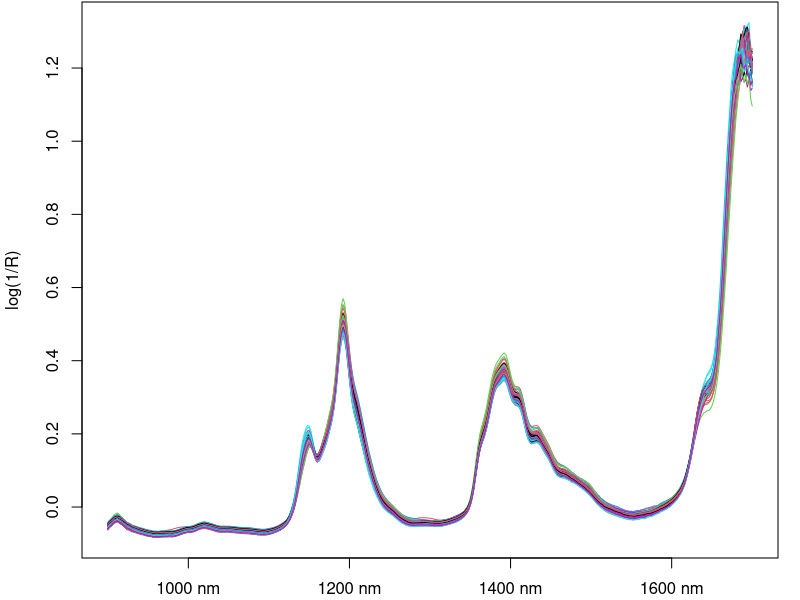
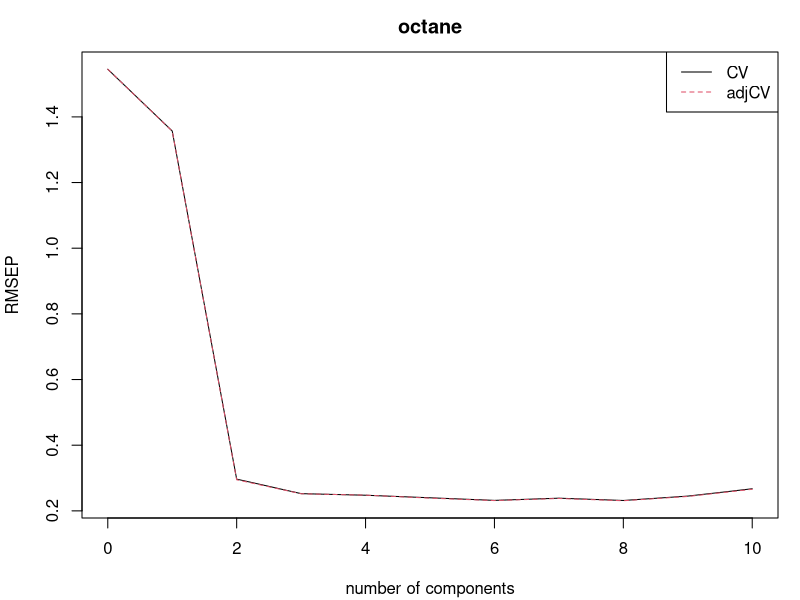
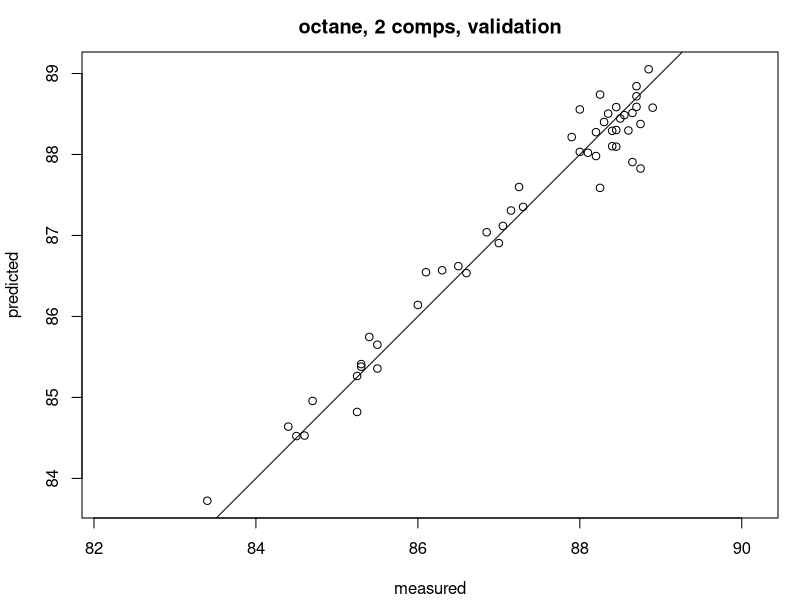
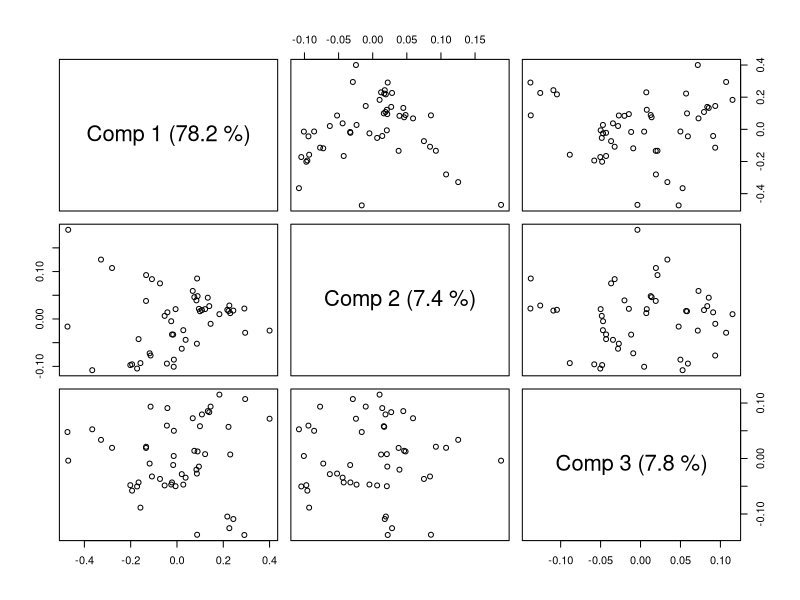
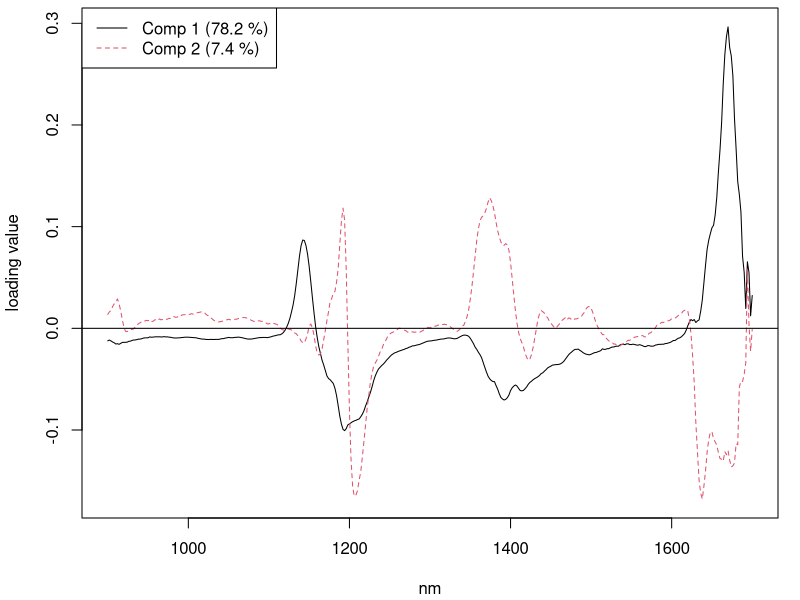
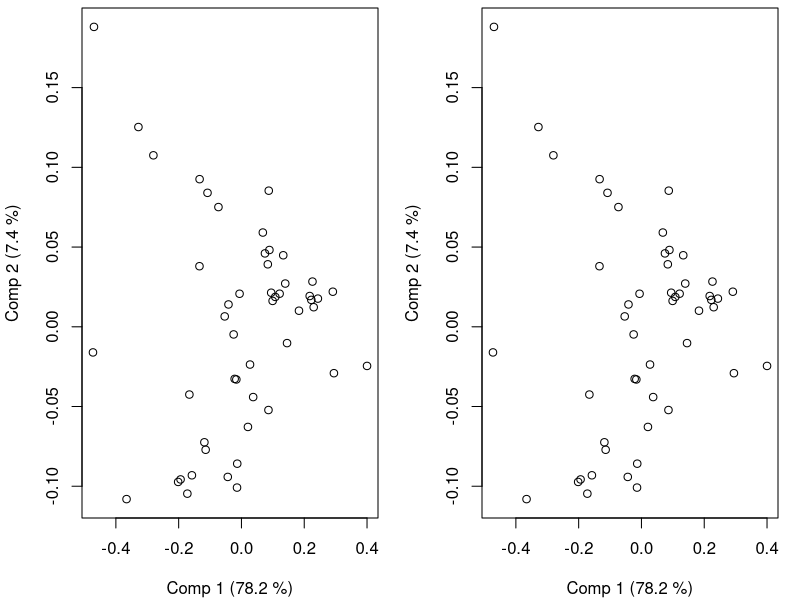
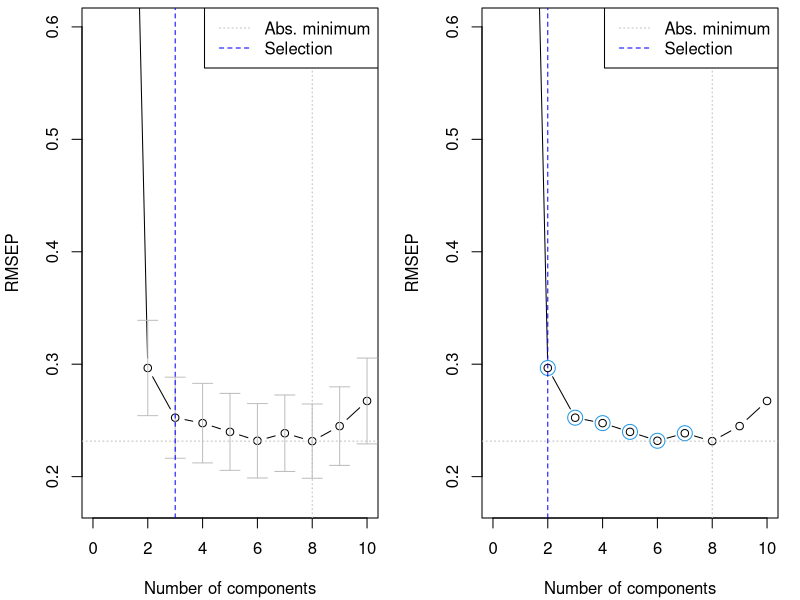
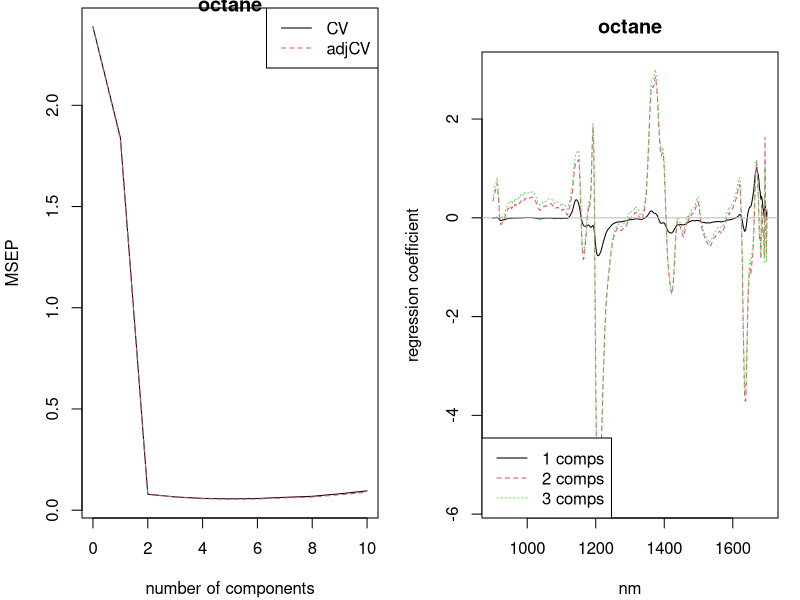

Reproduce these figures in R, in order. (Note: this script raises an error after producing the figures.)
## ---- chunk 1
library(pls)
knitr::opts_chunk$set(fig.align = "center")
# Corresponds to pdf.options(pointsize=10) and options(digits = 4) in original
options(digits = 4)
## ---- chunk 2
library(pls)
## ---- chunk 3
data(yarn)
data(oliveoil)
data(gasoline)
data(mayonnaise)
## ---- chunk 4
par(mar = c(2, 4, 0, 1) + 0.1)
matplot(t(gasoline$NIR), type = "l", lty = 1, ylab = "log(1/R)", xaxt = "n")
ind <- pretty(seq(from = 900, to = 1700, by = 2))
ind <- ind[ind >= 900 & ind <= 1700]
ind <- (ind - 898) / 2
axis(1, ind, colnames(gasoline$NIR)[ind])
## ---- chunk 5
gasTrain <- gasoline[1:50,]
gasTest <- gasoline[51:60,]
## ---- chunk 6
gas1 <- plsr(octane ~ NIR, ncomp = 10, data = gasTrain, validation = "LOO")
## ---- chunk 7
summary(gas1)
## ---- chunk 8
par(mar = c(4, 4, 2.5, 1) + 0.1)
plot(RMSEP(gas1), legendpos = "topright")
## ---- chunk 9
par(mar = c(4, 4, 2.5, 1) + 0.1)
plot(gas1, ncomp = 2, asp = 1, line = TRUE)
## ---- chunk 10
plot(gas1, plottype = "scores", comps = 1:3)
## ---- chunk 11
explvar(gas1)
## ---- chunk 12
par(mar = c(4, 4, 0.3, 1) + 0.1)
plot(gas1, "loadings", comps = 1:2, legendpos = "topleft",
     labels = "numbers", xlab = "nm")
abline(h = 0)
## ---- chunk 13
par.old <- par(mfrow=c(1,2))
scoreplot(gas1)
scoreplot(gas1, estimate="CV")
par(par.old)
## ---- chunk 14
predict(gas1, ncomp = 2, newdata = gasTest)
## ---- chunk 15
RMSEP(gas1, newdata = gasTest)
## ---- chunk 16
dens1 <- plsr(density ~ NIR, ncomp = 5, data = yarn)
## ---- chunk 17
dim(oliveoil$sensory)
plsr(sensory ~ chemical, data = oliveoil)
## ---- chunk 18
trainind <- which(yarn$train == TRUE)
dens2 <- update(dens1, subset = trainind)
## ---- chunk 19
dens3 <- update(dens1, ncomp = 10)
## ---- chunk 20
olive1 <- plsr(sensory ~ chemical, scale = TRUE, data = oliveoil)
## ---- chunk 21
gas2 <- plsr(octane ~ msc(NIR), ncomp = 10, data = gasTrain)
## ---- chunk 22
par(mfrow = c(1,2))
ncomp.onesigma <- selectNcomp(gas1, "onesigma", plot = TRUE,
                              ylim = c(.18, .6))
ncomp.permut <- selectNcomp(gas1, "randomization", plot = TRUE,
                            ylim = c(.18, .6))
## ---- chunk 23
gas2.cv <- crossval(gas2, segments = 10)
plot(MSEP(gas2.cv), legendpos="topright")
summary(gas2.cv, what = "validation")
## ---- chunk 24
par(mar = c(4, 4, 2.5, 1) + 0.1)
plot(gas1, plottype = "coef", ncomp=1:3, legendpos = "bottomleft",
     labels = "numbers", xlab = "nm")
## ---- chunk 25
par(mar = c(4, 4, 0, 1) + 0.1)
plot(gas1, plottype = "correlation")
## ---- chunk 26
data(yarn)
d <- yarn[1:20, , drop = FALSE]
mod_tidy <- plsr(density ~ NIR, ncomp = 2, data = d, validation = "CV")

# Long-format model components
head(tidy(mod_tidy, what = c("weights", "loadings", "coefficients")))

# Long-format validation metrics
head(tidy(RMSEP(mod_tidy, estimate = c("train", "CV"))))

# One-row summary
glance(mod_tidy)

# Training data with fitted values and residuals
head(augment(mod_tidy))

# New data with fitted values
head(augment(mod_tidy, data = d[1:5, , drop = FALSE]))
## ---- chunk 27
predict(gas1, ncomp = 2:3, newdata = gasTest[1:5,])
## ---- chunk 28
predict(gas1, comps = 2, newdata = gasTest[1:5,])
## ---- chunk 29
drop(predict(gas1, ncomp = 2:3, newdata = gasTest[1:5,]))
## ---- chunk 30
par(mar = c(4, 4, 2.5, 1))
predplot(gas1, ncomp = 2, newdata = gasTest, asp = 1, line = TRUE)
## ---- chunk 31
pls.options()
## ---- chunk 32
pls.options(plsralg = "oscorespls")
## ---- chunk 33
X <- gasTrain$NIR
Y <- gasTrain$octane
ncomp <- 5
cvPreds <- matrix(nrow = nrow(X), ncol = ncomp)
for (i in 1:nrow(X)) {
    fit <- simpls.fit(X[-i,], Y[-i], ncomp = ncomp, stripped = TRUE)
    cvPreds[i,] <- (X[i,] - fit$Xmeans) %*% drop(fit$coefficients) +
        fit$Ymeans
}
## ---- chunk 34
sqrt(colMeans((cvPreds - Y)^2))
